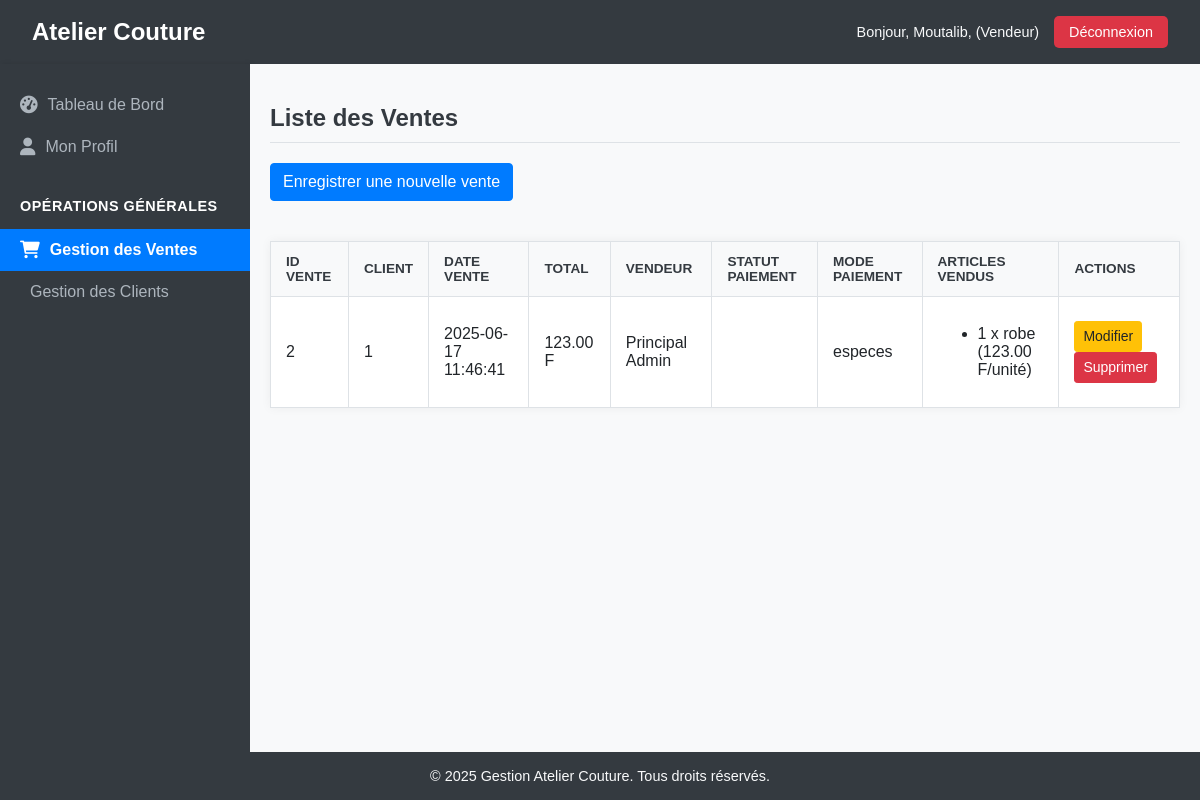
Page /index.php?action=ventes (signed in) on the committed database.
### tables this page shows
CREATE TABLE IF NOT EXISTS `ventes` (
  `vente_id` int NOT NULL AUTO_INCREMENT,
  `article_vente_id` int DEFAULT NULL,
  `client_id` int NOT NULL,
  `utilisateur_id` int NOT NULL,
  `date_vente` datetime DEFAULT CURRENT_TIMESTAMP,
  `quantite` int NOT NULL,
  `prix_unitaire_vente` decimal(10,2) NOT NULL,
  `total_vente` decimal(10,2) NOT NULL,
  `observation` text,
  `details_produits_vendus` json DEFAULT NULL,
  `statut` varchar(50) NOT NULL DEFAULT 'en_cours',
  `mode_paiement` varchar(100) NOT NULL,
  PRIMARY KEY (`vente_id`),
  KEY `article_vente_id` (`article_vente_id`),
  KEY `client_id` (`client_id`),
  KEY `utilisateur_id` (`utilisateur_id`)
);

### src/Controllers/Controller.php (called while the page is built, shortened)
<?php
abstract class Controller {
    protected function render(string $path, array $data = []): void {
        extract($data);
        require_once ROOT_PATH . '/vues/' . $path . '.php';
    }
}

### src/Controllers/VenteController.php (called while the page is built, shortened)
<?php
class VenteController extends Controller {
    private $venteService;
    public function __construct() {
        $this->venteService = new VenteService();
    }
    public function list(): void {
        $ventes = $this->venteService->getVentesWithRelatedNames();
        $this->render('ventes/liste', [
            'ventes' => $ventes,
            'title' => 'Liste des Ventes'
        ]);
    }
}

### config/config.php (called while the page is built, shortened)
<?php
spl_autoload_register(function ($class) {
    $prefix = 'App\\';
    $base_dir = ROOT_PATH . '/src/';
    $len = strlen($prefix);
    $relative_class = substr($class, $len);
    $file = $base_dir . str_replace('\\', '/', $relative_class) . '.php';
});
?>

### src/Repositories/ConnexionBD.php (called while the page is built, shortened)
<?php
class ConnexionBD {
    private static $instance = null;
    private $conn;
    private function __construct() {
        $this->host = DB_HOST;
        $this->db_name = DB_NAME;
        $this->username = DB_USER;
        $this->password = DB_PASSWORD;
        try {
            $dsn = "mysql:host={$this->host};dbname={$this->db_name};charset=utf8mb4";
            $options = [
                PDO::ATTR_ERRMODE            => PDO::ERRMODE_EXCEPTION,
                PDO::ATTR_DEFAULT_FETCH_MODE => PDO::FETCH_ASSOC,
                PDO::ATTR_EMULATE_PREPARES   => false,
            ];
            $this->conn = new PDO($dsn, $this->username, $this->password, $options);
        } catch (PDOException $e) {
            die("Erreur de connexion à la base de données : " . $e->getMessage());
        }
    }
    public static function getInstance() {
        if (self::$instance === null) {
            self::$instance = new ConnexionBD();
        }
        return self::$instance;
    }
    public function getConnexion() {
        return $this->conn;
    }
}

### src/Services/VenteService.php (called while the page is built, shortened)
<?php
class VenteService {
    private $venteRepository;
    private $clientService;
    private $utilisateurService;
    public function __construct() {
        $this->venteRepository = new VenteRepository();
        $this->clientService = new ClientService();
        $this->utilisateurService = new UtilisateurService();
    }
    public function getAllVentes(): array {
        $ventesData = $this->venteRepository->findAll();
        $ventes = [];
        foreach ($ventesData as $data) {
            $ventes[] = (new Vente())->fromArray($data);
        }
        return $ventes;
    }
    public function getVentesWithRelatedNames(): array {
        $ventes = $this->getAllVentes();
        $clients = $this->clientService->getAllClients();
        $utilisateurs = $this->utilisateurService->getAllUtilisateurs();
        return $ventes;
    }
}

### src/Repositories/BaseRepository.php (called while the page is built, shortened)
<?php
abstract class BaseRepository {
    protected $db;
    protected $table;
    public function __construct(string $table, string $idColumn = 'id') {
        $this->db = ConnexionBD::getInstance()->getConnexion();
        $this->table = $table;
    }
    public function findAll(): array {
        $stmt = $this->db->query("SELECT * FROM {$this->table} WHERE statut = 'actif'");
        return $stmt->fetchAll(PDO::FETCH_ASSOC);
    }
}

### src/Repositories/VenteRepository.php (called while the page is built, shortened)
<?php
class VenteRepository extends BaseRepository {
    public function findAll(): array {
        $stmt = $this->db->query("SELECT * FROM {$this->table} WHERE statut = 'paye'");
        return $stmt->fetchAll(PDO::FETCH_ASSOC);
    }
}

### src/Models/Vente.php (called while the page is built, shortened)
<?php
class Vente {
    public function setVenteId(?int $vente_id): self { $this->vente_id = $vente_id; return $this; }
    public function setClientId(?int $client_id): self { $this->client_id = $client_id; return $this; }
    public function setDateVente(?string $date_vente): self { $this->date_vente = $date_vente; return $this; }
    public function setTotalVente(?float $total_vente): self { $this->total_vente = $total_vente; return $this; }
    public function setUtilisateurId(?int $utilisateur_id): self { $this->utilisateur_id = $utilisateur_id; return $this; }
    public function setStatutPaiement(?string $statut_paiement): self { $this->statut_paiement = $statut_paiement; return $this; }
    public function setModePaiement(?string $mode_paiement): self { $this->mode_paiement = $mode_paiement; return $this; }
    public function setDetailsProduitsVendus($details_produits_vendus): self {
        return $this;
    }
    public function fromArray(array $data): self {
        return $this;
    }
}

### src/Services/ClientService.php (called while the page is built, shortened)
<?php
class ClientService {
    private $clientRepository;
    public function __construct() {
        $this->clientRepository = new ClientRepository();
    }
    public function getAllClients(): array {
        $clientsData = $this->clientRepository->findAll();
        $clients = [];
        foreach ($clientsData as $data) {
            $clients[] = (new Client())->fromArray($data);
        }
        return $clients;
    }
}

### src/Models/Client.php (called while the page is built, shortened)
<?php
class Client {
    public static function fromArray(array $data): self {
        return new self(
            $data['client_id'] ?? null,
            $data['nom'] ?? null,
            $data['prenom'] ?? null,
            $data['telephone_portable'] ?? null,
            $data['email'] ?? null,
            $data['adresse'] ?? null,
            $data['date_creation'] ?? null,
            $data['statut'] ?? 'actif'
        );
    }
}

### src/Services/UtilisateurService.php (called while the page is built, shortened)
<?php
class UtilisateurService extends BaseService {
    private $utilisateurRepository;
    public function __construct() {
        $this->utilisateurRepository = new UtilisateurRepository();
    }
    public function getAllUtilisateurs(): array {
        $utilisateursData = $this->utilisateurRepository->findAll();
        $utilisateurs = [];
        foreach ($utilisateursData as $data) {
            $utilisateurs[] = new Utilisateur(
                $data['utilisateur_id'],
                $data['nom'],
                $data['prenom'],
                $data['email'],
                $data['mot_de_passe'],
                $data['telephone_portable'],
                $data['adresse'],
                $data['salaire'],
                $data['photo'],
                $data['role'],
                $data['date_creation'],
                $data['statut']
            );
        }
        return $utilisateurs;
    }
}

### vues/ventes/liste.php (the view, shortened to what this page needs)
<?php require_once ROOT_PATH . '/vues/includes/header.php'; ?>
<main class="content">
    <h2><?= htmlspecialchars($title) ?></h2>
    <a href="<?= BASE_URL ?>index.php?action=ajouterVente" class="btn btn-primary" style="margin-bottom: 20px;">Enregistrer une nouvelle vente</a>
    <?php if (!empty($ventes)): ?>
        <table>
            <thead>
                <tr>
                    <th>ID Vente</th>
                    <th>Client</th>
                    <th>Date Vente</th>
                    <th>Total</th>
                    <th>Vendeur</th>
                    <th>Statut Paiement</th>
                    <th>Mode Paiement</th>
                    <th>Articles Vendus</th>
                    <th>Actions</th>
                </tr>
            </thead>
            <tbody>
                <?php foreach ($ventes as $vente): ?>
                    <tr>
                        <td><?= htmlspecialchars($vente->getVenteId() ?? '') ?></td>
                        <td><?= htmlspecialchars($vente->client_nom ?? 'N/A') ?></td>
                        <td><?= htmlspecialchars($vente->getDateVente() ?? '') ?></td>
                        <td><?= htmlspecialchars(number_format($vente->getTotalVente() ?? 0, 2) . ' F') ?></td>
                        <td><?= htmlspecialchars($vente->utilisateur_nom ?? 'N/A') ?></td>
                        <td><?= htmlspecialchars($vente->getStatutPaiement() ?? '') ?></td>
                        <td><?= htmlspecialchars($vente->getModePaiement() ?? '') ?></td>
                        <td>
                            <?php
                            $details = $vente->getDetailsProduitsVendus();
                            if (!empty($details)):
                                echo '<ul>';
                                foreach ($details as $item):
                                    echo '<li>' . htmlspecialchars($item['quantite_vendue'] . ' x ' . $item['nom_produit'] . ' (' . number_format($item['prix_unitaire_vente'], 2) . ' F/unité)') . '</li>';
                                endforeach;
                                echo '</ul>';
                            else:
                                echo 'Aucun article';
                            endif;
                            ?>
                        </td>
                        <td>
                            <a href="<?= BASE_URL ?>index.php?action=modifierVente&id=<?= $vente->getVenteId() ?>" class="btn btn-sm btn-warning">Modifier</a>
                            <a href="<?= BASE_URL ?>index.php?action=supprimerVente&id=<?= $vente->getVenteId() ?>" class="btn btn-sm btn-danger" onclick="return confirm('Êtes-vous sûr de vouloir SUPPRIMER DÉFINITIVEMENT cette vente ? Cela n\'annulera PAS le stock des articles vendus.');">Supprimer</a>
                        </td>
                    </tr>
                <?php endforeach; ?>
            </tbody>
        </table>
    <?php else: ?>
        <p>Aucune vente trouvée.</p>
    <?php endif; ?>
</main>
<?php require_once ROOT_PATH . '/vues/includes/footer.php'; ?>

### public/assets/css/style.css (style rules this page uses)
:root { --primary-color: #007bff; --secondary-color: #6c757d; --success-color: #28a745; --warning-color: #ffc107; --danger-color: #dc3545; --info-color: #17a2b8; --light-color: #f8f9fa; --dark-color: #343a40; --header-bg: #343a40; --sidebar-bg: #343a40; --sidebar-link-color: #adb5bd; --sidebar-link-hover-bg: #495057; --sidebar-active-link-bg: #007bff; --content-bg: #f8f9fa; --border-color: #dee2e6; --text-color: #212529; }
body { font-family: Arial, sans-serif; margin: 0; padding: 0; display: flex; flex-direction: column; min-height: 100vh; background-color: var(--content-bg); color: var(--text-color); }
.content { flex: 1; padding: 20px; background-color: var(--content-bg); overflow-y: auto; }
.content h2 { color: var(--dark-color); margin-bottom: 20px; border-bottom: 1px solid var(--border-color); padding-bottom: 10px; }
table { width: 100%; border-collapse: collapse; margin-top: 20px; background-color: white; box-shadow: 0 0 10px rgba(0, 0, 0, 0.05); }
table th, table td { border: 1px solid var(--border-color); padding: 12px 15px; text-align: left; }
table th { background-color: var(--light-color); color: var(--dark-color); font-weight: bold; text-transform: uppercase; font-size: 0.85rem; }
.btn { display: inline-block; font-weight: 400; color: white; text-align: center; vertical-align: middle; -webkit-user-select: none; -moz-user-select: none; -ms-user-select: none; user-select: none; background-color: transparent; border: 1px solid transparent; padding: 0.375rem 0.75rem; font-size: 1rem; line-height: 1.5; border-radius: 0.25rem; transition: color 0.15s ease-in-out, background-color 0.15s ease-in-out, border-color 0.15s ease-in-out, box-shadow 0.15s ease-in-out; text-decoration: none; }
.btn-primary { color: white; background-color: var(--primary-color); border-color: var(--primary-color); }
.btn-warning { color: #212529; background-color: var(--warning-color); border-color: var(--warning-color); }
.btn-danger { color: white; background-color: var(--danger-color); border-color: var(--danger-color); }
.btn-sm { padding: 0.25rem 0.5rem; font-size: 0.875rem; border-radius: 0.2rem; }

### rows in the picture
ventes: vente_id "2", client "1", date_vente "2025-06-17 11:46:41", total_vente "123.00 F", utilisateur "Principal Admin", mode_paiement "especes", total_vente "1 x robe (123.00 F/unité)"

### other values in the picture
$_SESSION['user_prenom'] "Moutalib"
$_SESSION['user_role'] "Vendeur"
$title "Liste des Ventes"
